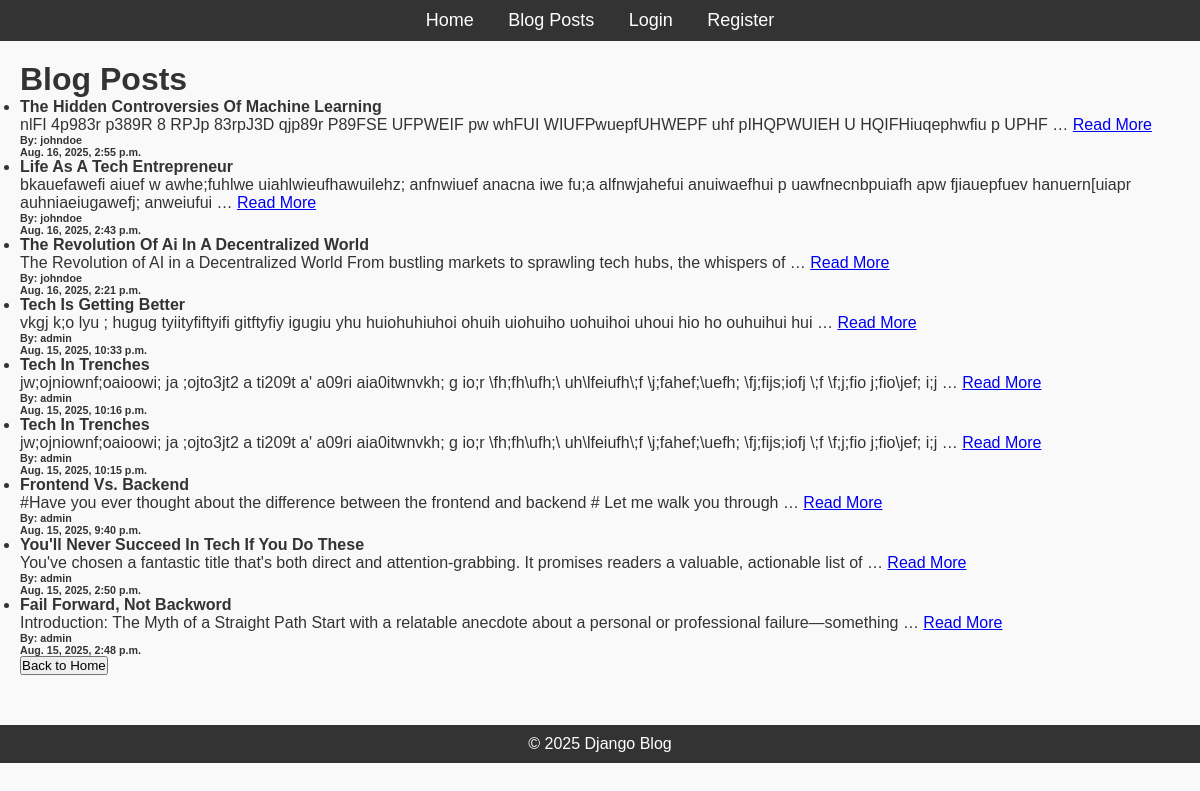
The page /blog/posts/ on the database as committed earlier.
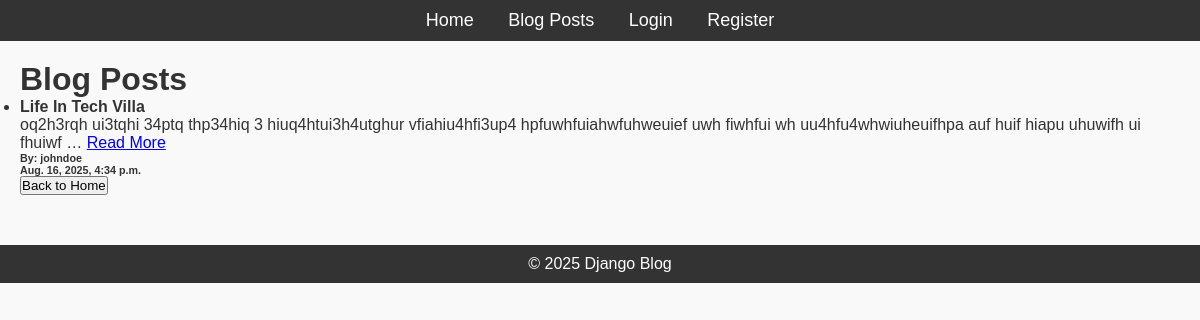
The same page on the database as committed later.
### blog/models.py (models this page shows)
class Post(models.Model):
    title = models.CharField(max_length=200)
    content = models.TextField()
    published_date = models.DateTimeField(auto_now_add=True)
    author = models.ForeignKey(User, on_delete=models.CASCADE)

### blog/views.py (the view)
# urls.py: path('posts/', PostListView.as_view(), name='list_posts'),
class PostListView(ListView):
    model = Post
    template_name = 'blog/list_posts.html'
    context_object_name = 'posts'
    ordering = '-published_date'

### blog/templates/blog/list_posts.html (shortened to what this page needs)
{% extends 'blog/base.html' %}
{% block content %}
  <h1>Blog Posts</h1>
  <ul>
    {% for post in posts %}
      <li>
            <h4>{{ post.title|title }}</h4>
            <p>
                {{post.content|truncatewords:18}} <a href="{% url 'viewing_post' pk=post.id %}">Read More</a>
            </p>
            <h6>By: {{ post.author}}</h6>
            <h6>{{ post.published_date}}</h6>
      </li>
    {% endfor %}
    <a href="{% url 'home' %}">
        <button>Back to Home</button>
    </a>
    </ul>
{% endblock %}

### blog/templates/blog/base.html (shortened to what this page needs)
{% load static %}
<!DOCTYPE html>
<html lang="en">
<head>
    <link rel="stylesheet" href="{% static 'css/styles.css' %}">
</head>
<body>
    <header>
        <nav>
            <ul>
                <li><a href="{% url 'home' %}">Home</a></li>
                <li><a href="{% url 'list_posts' %}">Blog Posts</a></li>
                {% if user.is_authenticated %}
                    <li><a href="{% url 'user_profile' pk=user.id %}">Profile</a></li>
                    <li><a href="{% url 'create_post' %}">Create Blog</a></li>
                    <li>
                        <a href="">
                            <form method="post" action="{% url 'logout' %}">
                                {% csrf_token %}
                                <button type="submit">Logout</button>
                            </form>
                        </a>
                    </li>
                {% else %}
                    <li><a href="{% url 'login' %}">Login</a></li>
                    <li><a href="{% url 'register' %}">Register</a></li>
                {% endif %}
            </ul>
        </nav>
    </header>
    <div class="content">
        {% block content %}{% endblock %}
    </div>
    <footer>
        <p>&copy; 2025 Django Blog</p>
    </footer>
</body>
</html>

### blog/static/css/styles.css (style rules this page uses)
* { margin: 0; padding: 0; box-sizing: border-box; }
body { font-family: Arial, sans-serif; background-color: #f9f9f9; color: #333; }
header { background-color: #333; padding: 10px; text-align: center; }
header nav ul { list-style-type: none; }
header nav ul li { display: inline; margin: 0 15px; }
header nav ul li a { color: white; text-decoration: none; font-size: 18px; }
.content { margin: 20px; }
footer { text-align: center; margin-top: 50px; padding: 10px; background-color: #333; color: white; }

Rows that differ between the two databases and show on the page:
removed Post: title "The Hidden Controversies Of Machine Learning", content "nlFI 4p983r p389R 8 RPJp 83rpJ3D qjp89r P89FSE UFPWEIF pw whFUI WIUFPwuepfUHWEPF uhf pIHQPWUIEH U HQIFHiuqephwfiu p UPHF …", author "johndoe", published_date "Aug. 16, 2025, 2:55 p.m."
removed Post: title "Life As A Tech Entrepreneur", content "bkauefawefi aiuef w awhe;fuhlwe uiahlwieufhawuilehz; anfnwiuef anacna iwe fu;a alfnwjahefui anuiwaefhui p uawfnecnbpuiafh apw fjiauepfuev hanuern[uiapr auhniaeiugawefj; anweiufui …", author "johndoe", published_date "Aug. 16, 2025, 2:43 p.m."
removed Post: title "The Revolution Of Ai In A Decentralized World", content "The Revolution of AI in a Decentralized World From bustling markets to sprawling tech hubs, the whispers of …", author "johndoe", published_date "Aug. 16, 2025, 2:21 p.m."
removed Post: title "Tech Is Getting Better", content "vkgj k;o lyu ; hugug tyiityfiftyifi gitftyfiy igugiu yhu huiohuhiuhoi ohuih uiohuiho uohuihoi uhoui hio ho ouhuihui hui …", author "admin", published_date "Aug. 15, 2025, 10:33 p.m."
removed Post: title "Tech In Trenches", content "jw;ojniownf;oaioowi; ja ;ojto3jt2 a ti209t a' a09ri aia0itwnvkh; g io;r \\fh;fh\\ufh;\\ uh\\lfeiufh\\;f \\j;fahef;\\uefh; \\fj;fijs;iofj \\;f \\f;j;fio j;fio\\jef; i;j …", author "admin", published_date "Aug. 15, 2025, 10:16 p.m."
removed Post: title "Tech In Trenches", content "jw;ojniownf;oaioowi; ja ;ojto3jt2 a ti209t a' a09ri aia0itwnvkh; g io;r \\fh;fh\\ufh;\\ uh\\lfeiufh\\;f \\j;fahef;\\uefh; \\fj;fijs;iofj \\;f \\f;j;fio j;fio\\jef; i;j …", author "admin", published_date "Aug. 15, 2025, 10:15 p.m."
removed Post: title "Frontend Vs. Backend", content "#Have you ever thought about the difference between the frontend and backend # Let me walk you through …", author "admin", published_date "Aug. 15, 2025, 9:40 p.m."
removed Post: title "You'll Never Succeed In Tech If You Do These", content "You've chosen a fantastic title that's both direct and attention-grabbing. It promises readers a valuable, actionable list of …", author "admin", published_date "Aug. 15, 2025, 2:50 p.m."
removed Post: title "Fail Forward, Not Backword", content "Introduction: The Myth of a Straight Path Start with a relatable anecdote about a personal or professional failure—something …", author "admin", published_date "Aug. 15, 2025, 2:48 p.m."
added Post: title "Life In Tech Villa", content "oq2h3rqh ui3tqhi 34ptq thp34hiq 3 hiuq4htui3h4utghur vfiahiu4hfi3up4 hpfuwhfuiahwfuhweuief uwh fiwhfui wh uu4hfu4whwiuheuifhpa auf huif hiapu uhuwifh ui fhuiwf …", author "johndoe", published_date "Aug. 16, 2025, 4:34 p.m."
